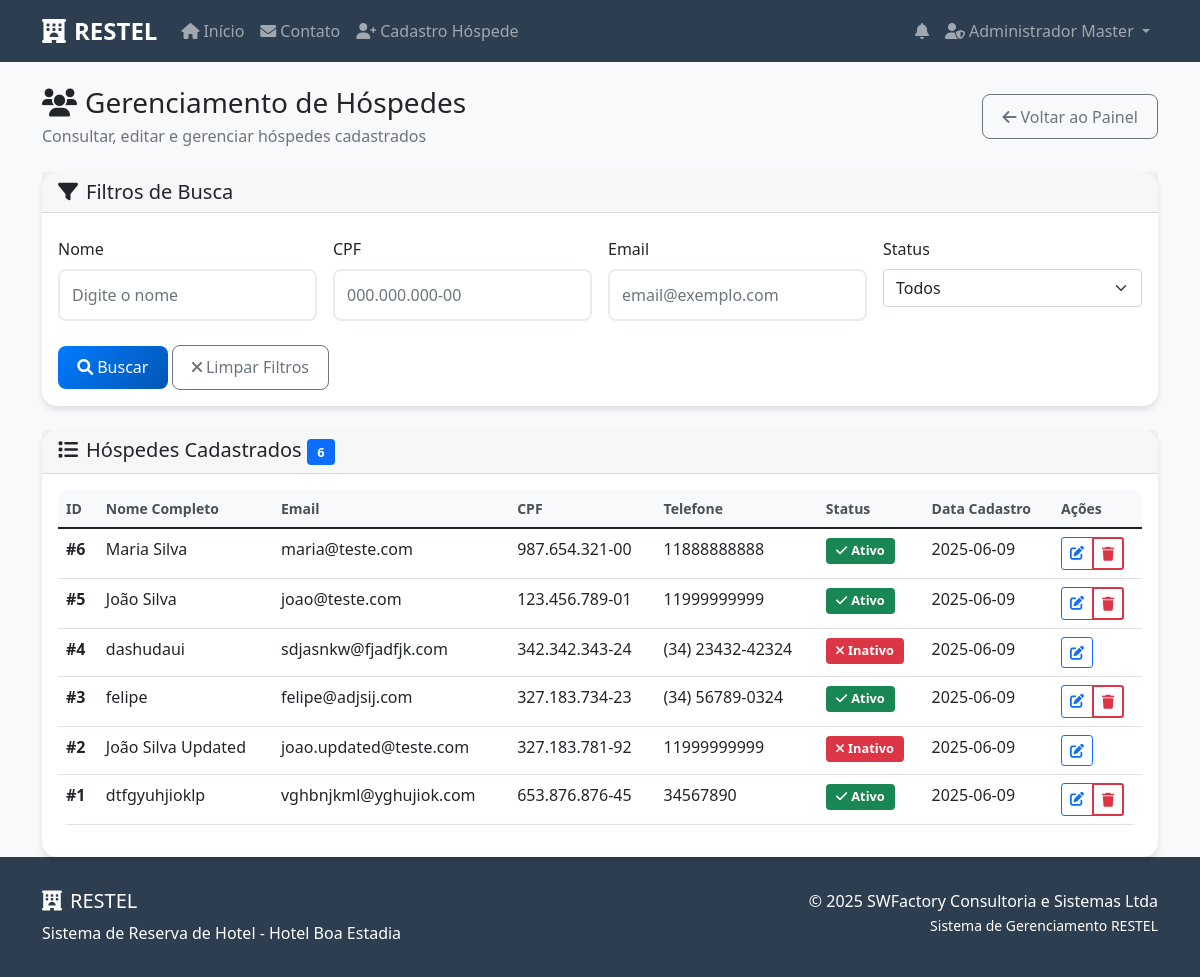
The page /admin/hospedes (signed in) on the database as committed earlier.
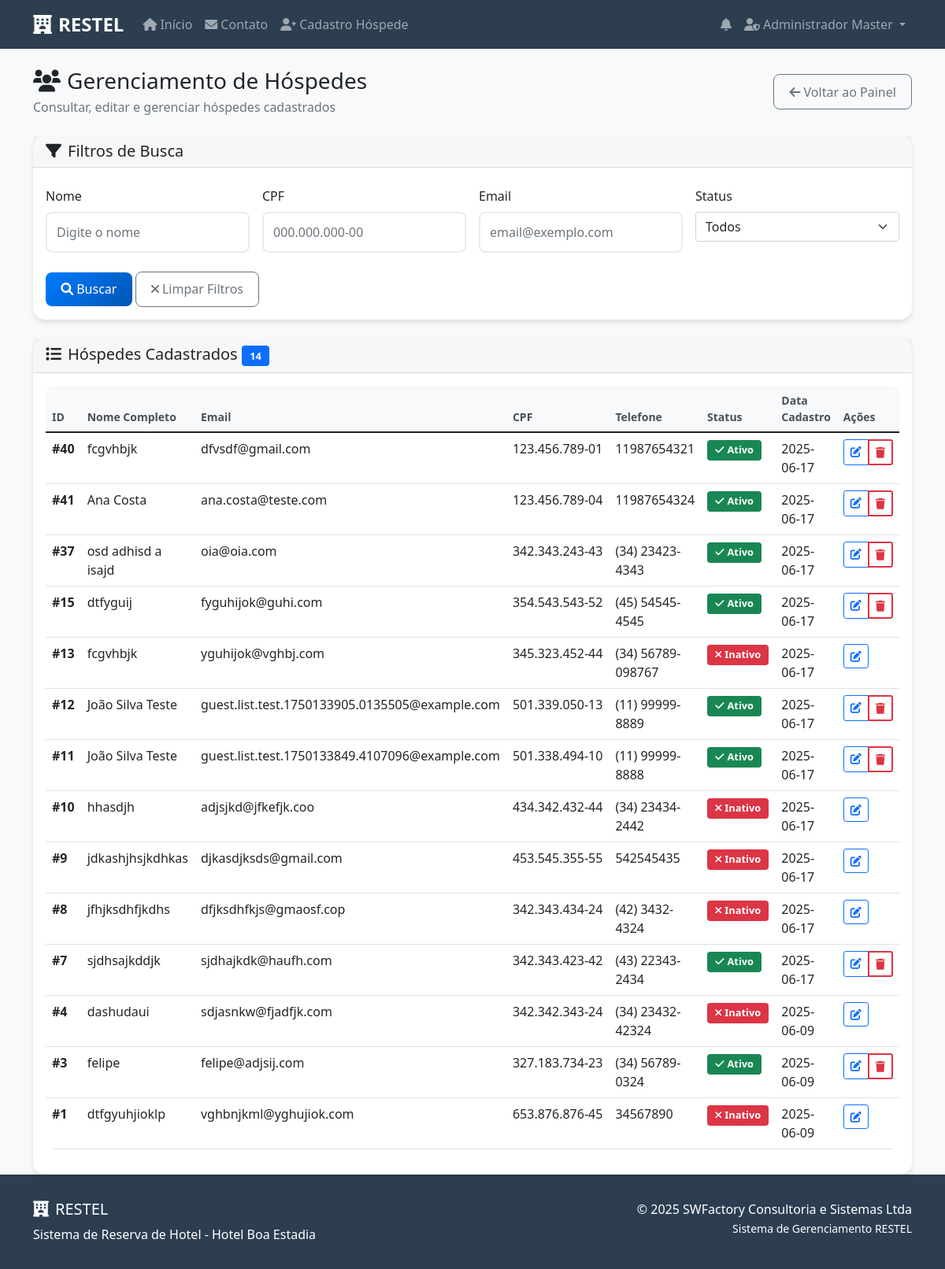
The same page on the database as committed later.
### tables this page shows
CREATE TABLE hospedes (
            id INTEGER PRIMARY KEY AUTOINCREMENT,
            nome_completo TEXT NOT NULL,
            email TEXT UNIQUE NOT NULL,
            cpf TEXT UNIQUE NOT NULL,
            telefone TEXT NOT NULL,
            senha TEXT NOT NULL,
            ativo BOOLEAN DEFAULT 1,
            data_cadastro TIMESTAMP DEFAULT CURRENT_TIMESTAMP
        );

### src/restel/app.py (the view)
@app.route('/admin/hospedes')
def gerenciar_hospedes():
    if 'admin_id' not in session:
        flash('Acesso negado! Faça login como administrador.', 'error')
        return redirect(url_for('login_admin'))
    conn = get_db_connection()
    filtro_nome = request.args.get('nome', '')
    filtro_cpf = request.args.get('cpf', '')
    filtro_email = request.args.get('email', '')
    filtro_status = request.args.get('status', '')
    query = 'SELECT * FROM hospedes WHERE 1=1'
    params = []
    if filtro_nome:
        query += ' AND nome_completo LIKE ?'
        params.append(f'%{filtro_nome}%')
    if filtro_cpf:
        cpf_limpo = re.sub('[^0-9]', '', filtro_cpf)
        query += ' AND cpf LIKE ?'
        params.append(f'%{cpf_limpo}%')
    if filtro_email:
        query += ' AND email LIKE ?'
        params.append(f'%{filtro_email}%')
    if filtro_status:
        if filtro_status == 'ativo':
            query += ' AND ativo = 1'
        elif filtro_status == 'inativo':
            query += ' AND ativo = 0'
    query += ' ORDER BY data_cadastro DESC'
    hospedes = conn.execute(query, params).fetchall()
    conn.close()
    return render_template('admin_hospedes.html', hospedes=hospedes,
                         filtro_nome=filtro_nome, filtro_cpf=filtro_cpf,
                         filtro_email=filtro_email, filtro_status=filtro_status)

### src/restel/app.py (called while the page is built)
def get_db_connection():
    from flask import current_app
    db_path = current_app.config.get('DATABASE', DATABASE)
    conn = sqlite3.connect(db_path)
    conn.row_factory = sqlite3.Row
    return conn

@app.context_processor
def inject_notifications():
    if 'hospede_id' in session:
        user_id = session['hospede_id']
        user_type = 'hospede'
    elif 'admin_id' in session:
        user_id = session['admin_id']
        user_type = 'admin'
    else:
        return {}
    conn = get_db_connection()
    unread_count = conn.execute(
        'SELECT COUNT(*) FROM notificacoes WHERE usuario_id = ? AND usuario_tipo = ? AND lida = 0',
        (user_id, user_type)
    ).fetchone()[0]
    recent_notifications = conn.execute(
        'SELECT * FROM notificacoes WHERE usuario_id = ? AND usuario_tipo = ? ORDER BY data_criacao DESC LIMIT 5',
        (user_id, user_type)
    ).fetchall()
    conn.close()
    return dict(unread_count=unread_count, recent_notifications=recent_notifications)

### src/restel/templates/admin_hospedes.html (shortened to what the changed rows need)
{% extends "base.html" %}
{% block content %}
<div class="container mt-4">
    <div class="row">
        <div class="col-12">
            <div class="d-flex justify-content-between align-items-center mb-4">
                <div>
                    <h1 class="h3 mb-1">
                        <i class="fas fa-users me-2"></i>Gerenciamento de Hóspedes
                    </h1>
                </div>
            </div>
        </div>
    </div>
    <div class="row">
        <div class="col-12">
            <div class="card">
                <div class="card-header d-flex justify-content-between align-items-center">
                    <h5 class="mb-0">
                        <i class="fas fa-list me-2"></i>Hóspedes Cadastrados
                        <span class="badge bg-primary">{{ hospedes|length }}</span>
                    </h5>
                </div>
                <div class="card-body">
                    {% if hospedes %}
                        <div class="table-responsive">
                            <table class="table table-hover">
                                <thead class="table-dark">
                                    <tr>
                                        <th>ID</th>
                                        <th>Nome Completo</th>
                                        <th>Email</th>
                                        <th>CPF</th>
                                        <th>Telefone</th>
                                        <th>Status</th>
                                        <th>Data Cadastro</th>
                                        <th>Ações</th>
                                    </tr>
                                </thead>
                                <tbody>
                                    {% for hospede in hospedes %}
                                    <tr>
                                        <td><strong>#{{ hospede.id }}</strong></td>
                                        <td>{{ hospede.nome_completo }}</td>
                                        <td>{{ hospede.email }}</td>
                                        <td>{{ hospede.cpf[:3] }}.{{ hospede.cpf[3:6] }}.{{ hospede.cpf[6:9] }}-{{ hospede.cpf[9:] }}</td>
                                        <td>{{ hospede.telefone }}</td>
                                        <td>
                                            {% if hospede.ativo %}
                                                <span class="badge bg-success">
                                                    <i class="fas fa-check me-1"></i>Ativo
                                                </span>
                                            {% else %}
                                                <span class="badge bg-danger">
                                                    <i class="fas fa-times me-1"></i>Inativo
                                                </span>
                                            {% endif %}
                                        </td>
                                        <td>{{ hospede.data_cadastro.split(' ')[0] if hospede.data_cadastro else 'N/A' }}</td>
                                        <td>
                                            <div class="btn-group btn-group-sm" role="group">
                                                <a href="{{ url_for('editar_hospede', hospede_id=hospede.id) }}"
                                                   class="btn btn-outline-primary" title="Editar">
                                                    <i class="fas fa-edit"></i>
                                                </a>
                                                {% if hospede.ativo %}
                                                <button type="button" class="btn btn-outline-danger"
                                                        onclick="confirmarExclusao({{ hospede.id }}, '{{ hospede.nome_completo }}')"
                                                        title="Inativar">
                                                    <i class="fas fa-trash"></i>
                                                </button>
                                                {% endif %}
                                            </div>
                                        </td>
                                    </tr>
                                    {% endfor %}
                                </tbody>
                            </table>
                        </div>
                    {% endif %}
                </div>
            </div>
        </div>
    </div>
</div>
{% endblock %}

Rows that differ between the two databases and show on the page:
removed hospedes: id "6", nome_completo "Maria Silva", email "maria@teste.com", cpf "987", cpf "654", cpf "321", cpf "00", telefone "11888888888", ativo True (drawn), data_cadastro "2025-06-09"
removed hospedes: id "5", nome_completo "João Silva", email "joao@teste.com", cpf "123", cpf "456", cpf "789", cpf "01", telefone "11999999999", ativo True (drawn), data_cadastro "2025-06-09"
removed hospedes: id "2", nome_completo "João Silva Updated", email "joao.updated@teste.com", cpf "327", cpf "183", cpf "781", cpf "92", telefone "11999999999", ativo False (drawn), data_cadastro "2025-06-09"
added hospedes: id "40", nome_completo "fcgvhbjk", email "dfvsdf@gmail.com", cpf "123", cpf "456", cpf "789", cpf "01", telefone "11987654321", ativo True (drawn), data_cadastro "2025-06-17"
added hospedes: id "41", nome_completo "Ana Costa", email "ana.costa@teste.com", cpf "123", cpf "456", cpf "789", cpf "04", telefone "11987654324", ativo True (drawn), data_cadastro "2025-06-17"
added hospedes: id "37", nome_completo "osd adhisd a isajd", email "oia@oia.com", cpf "342", cpf "343", cpf "243", cpf "43", telefone "(34) 23423-4343", ativo True (drawn), data_cadastro "2025-06-17"
added hospedes: id "15", nome_completo "dtfyguij", email "fyguhijok@guhi.com", cpf "354", cpf "543", cpf "52", telefone "(45) 54545-4545", ativo True (drawn), data_cadastro "2025-06-17"
added hospedes: id "13", nome_completo "fcgvhbjk", email "yguhijok@vghbj.com", cpf "345", cpf "323", cpf "452", cpf "44", telefone "(34) 56789-098767", ativo False (drawn), data_cadastro "2025-06-17"
added hospedes: id "12", nome_completo "João Silva Teste", email "guest.list.test.1750133905.0135505@example.com", cpf "501", cpf "339", cpf "050", cpf "13", telefone "(11) 99999-8889", ativo True (drawn), data_cadastro "2025-06-17"
added hospedes: id "11", nome_completo "João Silva Teste", email "guest.list.test.1750133849.4107096@example.com", cpf "501", cpf "338", cpf "494", cpf "10", telefone "(11) 99999-8888", ativo True (drawn), data_cadastro "2025-06-17"
added hospedes: id "10", nome_completo "hhasdjh", email "adjsjkd@jfkefjk.coo", cpf "434", cpf "342", cpf "432", cpf "44", telefone "(34) 23434-2442", ativo False (drawn), data_cadastro "2025-06-17"
added hospedes: id "9", nome_completo "jdkashjhsjkdhkas", email "djkasdjksds@gmail.com", cpf "453", cpf "545", cpf "355", cpf "55", telefone "542545435", ativo False (drawn), data_cadastro "2025-06-17"
added hospedes: id "8", nome_completo "jfhjksdhfjkdhs", email "dfjksdhfkjs@gmaosf.cop", cpf "342", cpf "343", cpf "434", cpf "24", telefone "(42) 3432-4324", ativo False (drawn), data_cadastro "2025-06-17"
added hospedes: id "7", nome_completo "sjdhsajkddjk", email "sjdhajkdk@haufh.com", cpf "342", cpf "343", cpf "423", cpf "42", telefone "(43) 22343-2434", ativo True (drawn), data_cadastro "2025-06-17"
changed hospedes "dtfgyuhjioklp": ativo "Ativo" → "Inativo"
Other text that changed with them:
{{ hospedes|length }}: "6" → "14"
